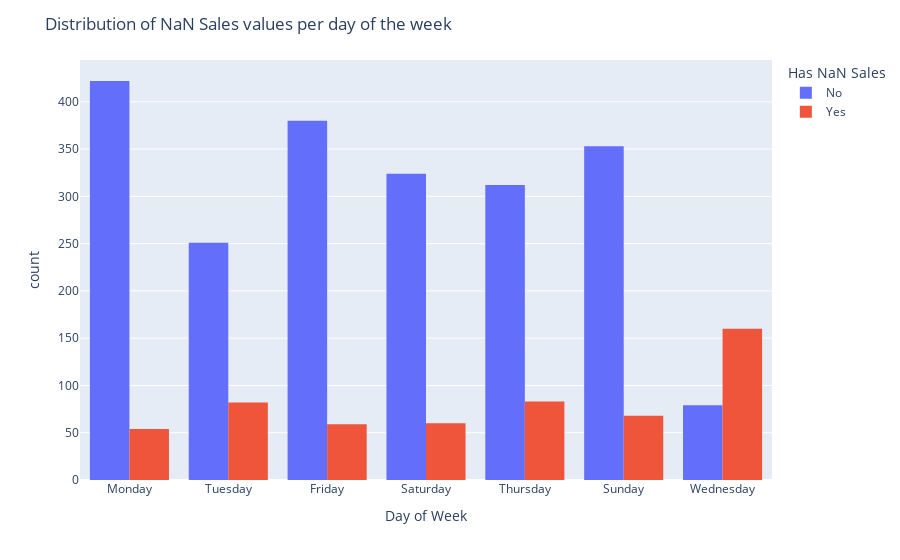

This figure's notebook cell:
### Markdown cell above
Randomness of it

### Code cell
# Give me the distribution of the days with Nan values, regarding the day of the week 
df['Day of Week'] = df['Order Date'].dt.day_name()
df['Has NaN Sales'] = df['Sales'].isna()
df['Has NaN Sales'] = df['Has NaN Sales'].replace({True: 'Yes', False: 'No'})

fig = px.histogram(df, x='Day of Week', color='Has NaN Sales', barmode='group')
fig.update_layout(title='Distribution of NaN Sales values per day of the week')
fig.show()

### Figure 1 — Plotly figure (JSON) as saved in the notebook; plotly's stock layout.template omitted (floating-point values rounded to 4 significant figures; data arrays with more than 128 entries replaced by an {"elided": "..."} marker saying what was removed)
{"data": [{"alignmentgroup": "True", "bingroup": "x", "hovertemplate": "Has NaN Sales=No<br>Day of Week=%{x}<br>count=%{y}<extra></extra>", "legendgroup": "No", "marker": {"color": "#636efa", "pattern": {"shape": ""}}, "name": "No", "offsetgroup": "No", "orientation": "v", "showlegend": true, "type": "histogram", "x": {"elided": "2121 str values"}, "xaxis": "x", "yaxis": "y"}, {"alignmentgroup": "True", "bingroup": "x", "hovertemplate": "Has NaN Sales=Yes<br>Day of Week=%{x}<br>count=%{y}<extra></extra>", "legendgroup": "Yes", "marker": {"color": "#EF553B", "pattern": {"shape": ""}}, "name": "Yes", "offsetgroup": "Yes", "orientation": "v", "showlegend": true, "type": "histogram", "x": {"elided": "566 str values"}, "xaxis": "x", "yaxis": "y"}], "layout": {"barmode": "group", "legend": {"title": {"text": "Has NaN Sales"}, "tracegroupgap": 0}, "margin": {"t": 60}, "title": {"text": "Distribution of NaN Sales values per day of the week"}, "xaxis": {"anchor": "y", "domain": [0, 1], "title": {"text": "Day of Week"}}, "yaxis": {"anchor": "x", "domain": [0, 1], "title": {"text": "count"}}}}
